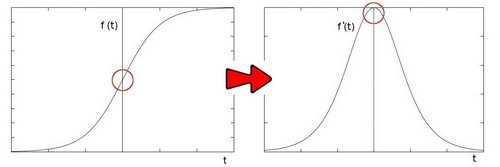
#> input picture tutorial_images/first_derivative.jpg, 500 x 167 px
$ python -i nurBlur.py   (imports and definitions only)
#> lines starting #> are read from the running program, lines starting #| are printed output that depends on the picture
import random #Randomising dead pixel location
import os #Changing working directory
import glob #File and directory handling
import cv2 #For image manipulating functions
#####################
#argparse stuff
# [1 line that did not run here, left out]
# [3 lines not run here, left out]
#####################
#FX : Namer
def namer(image):
    if '\\' in image:
        imgName = image.split('\\')[-1]
    elif '/' in image:
        imgName = image.split('/')[-1]
    return imgName

#FX : Blurs images with degrees of varying averaging
def blur(image, out):
#> called with out = 'out.png'
    imgName = namer(image)
    fileExtSplit = imgName.split('.')
    klist = [(5,5), (10,10), (25,25), (40,40), (50,50)]
    kparam = random.choice(klist)
    img = cv2.imread(image)
#> img is the input picture: shape (167, 500, 3); mean B, G, R 247.9, 248, 249.7
    blurred = cv2.blur(img, kparam)
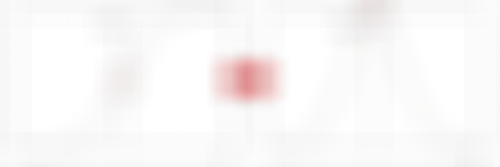
#> blurred: shape (167, 500, 3); mean B, G, R 247.9, 247.9, 249.6
    cv2.imwrite("{0}\{1}_{2}.{3}".format(out, fileExtSplit[0], kparam[0],
                                        fileExtSplit[1]), blurred)

#FX : Main function
def main():
    inDir = glob.glob(args.i + '/*')
    outDir = glob.glob(args.o + '/*')
    if outDir:
        for image in outDir:
            os.remove(image)
    counter = 0
    corr = 0
    for file in inDir:
        try:
            blur(file)
        except:
            corr += 1
            print("CORRUPTED IMAGE --- COULD NOT BLUR")
        finally:
            counter += 1
            print("3. BLURRING IMAGES --- [{0} / {1} --- {2} %]".format(counter, len(inDir),
                                                                    ((counter / len(inDir)) * 100)))
            print("TOTAL CORRUPTED IMAGES ENCOUNTERED : {0}".format(corr))
#Run
# [2 lines not run here, left out]

>>> result = blur('../../tutorial_images/first_derivative.jpg', 'out.png')
